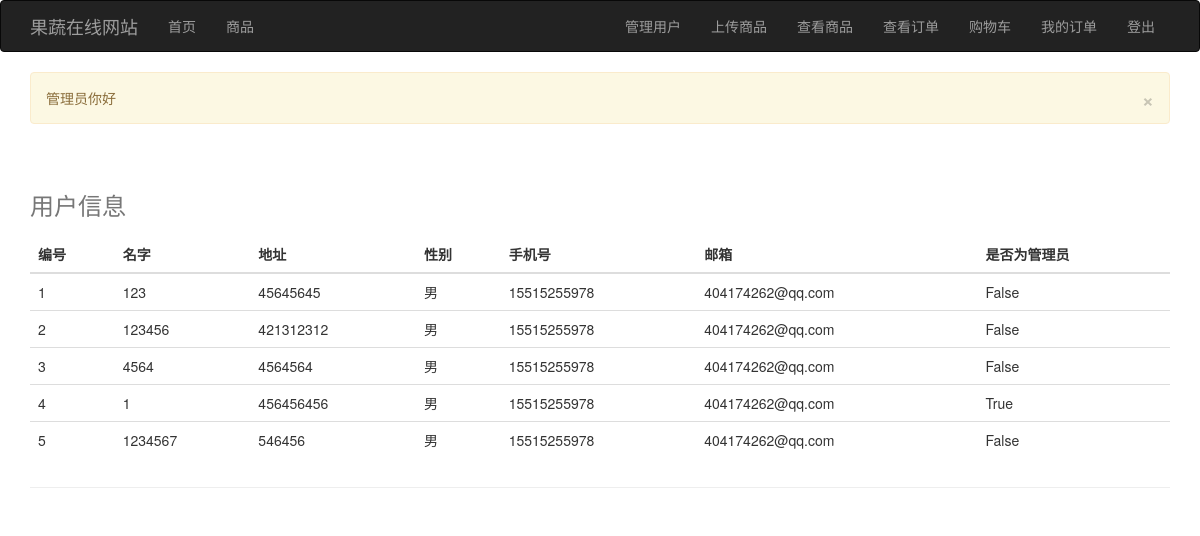
The app's page /admin (signed in) with its own data.
### app/models.py (models this page shows, shortened)
class User(db.Model):
    id = db.Column(db.Integer, primary_key=True)
    name = db.Column(db.String(64), index=True, unique=True)
    password = db.Column(db.String(64), nullable=False)
    address = db.Column(db.String(64))
    sex = db.Column(db.String(64))
    phone = db.Column(db.String(128))
    email = db.Column(db.String(64))
    admin = db.Column(db.Boolean, default=False)
    orders = db.relationship('Order', backref='user', lazy='dynamic')
    def is_admin(self):
        return self.admin

### app/views.py (the view)
@app.route('/admin')
@login_required
def admin():
    if g.user.is_admin():
        flash("管理员你好")
    else:
        flash("不是管理员,不能进入该页面")
        return redirect(url_for('goods'))
    alluser = User.query.filter_by().all()
    return render_template('admin.html',alluser=alluser)

### app/views.py (called while the page is built)
@app.before_request
def before_request():
    g.user = current_user

@lm.user_loader
def load_user(id):
    return User.query.get(int(id))

### app/templates/admin.html
{% extends "base.html" %}
{% block page_content %}
    <div class="page-header">
        <table class="table">
            <caption><h3>用户信息</h3></caption>
            <thead>
            <tr>
                <th>编号</th>
                <th>名字</th>
                <th>地址</th>
                <th>性别</th>
                <th>手机号</th>
                <th>邮箱</th>
                <th>是否为管理员</th>
            </tr>
            </thead>
            <tbody>
            {%  for user in alluser %}
            <tr>
                <td>{{ user.id }}</td>
                <td>{{ user.name }}</td>
                <td>{{ user.address }}</td>
                <td>{{ user.sex }}</td>
                <td>{{ user.phone }}</td>
                <td>{{ user.email }}</td>
                <td>{{ user.admin }}</td>
            </tr>
            {% endfor %}
            </tbody>
        </table>
    </div>
{% endblock %}

### records on screen
User: id "1", name "123", address "45645645", sex "男", phone "15515255978", email "404174262@qq.com", admin "False"
User: id "2", name "123456", address "421312312", sex "男", phone "15515255978", email "404174262@qq.com", admin "False"
User: id "3", name "4564", address "4564564", sex "男", phone "15515255978", email "404174262@qq.com", admin "False"
User: id "4", name "1", address "456456456", sex "男", phone "15515255978", email "404174262@qq.com", admin "True"
User: id "5", name "1234567", address "546456", sex "男", phone "15515255978", email "404174262@qq.com", admin "False"

### other values on screen
{{ message }} "管理员你好"
